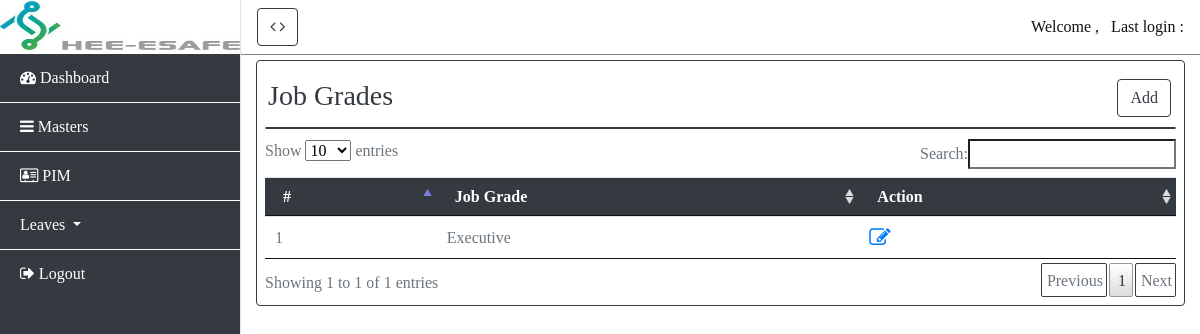
The page /masters/jobgrade/ on the database as committed earlier.
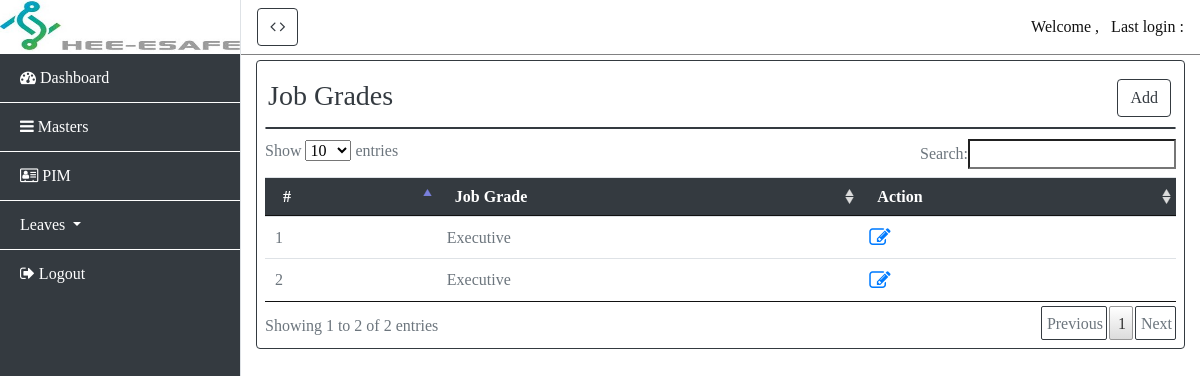
The same page on the database as committed later.
### masters/models.py (models this page shows, shortened)
class Jobgrade(models.Model):
    jobgrade = models.CharField(max_length=50)

### masters/views.py (the view)
# urls.py: path('jobgrade/', views.jobgrade, name = 'jobgrade'),
def jobgrade(request):
    if request.method == 'POST':
        grade = Jobgrade(jobgrade=request.POST['jobgrade'])
        grade.save()
        return redirect('jobgrade')
    else:
        grades = Jobgrade.objects.all().order_by('jobgrade')
    return render(request,'jobgrades.html',{'title':'jobgrades List','grades':grades})

### masters/templates/jobgrades.html (shortened to what this page needs)
{% extends 'login/dashboard.html' %}
{% block content %}
<div class="container-fluid text-right" style="margin:10px;">
    <h3 style="float: left;margin-left: -22px;">Job Grades</h3>
    <button type="button" class="btn btn-primary" data-toggle="modal" data-target="#addjobgrade">
        Add
    </button>
</div>
<div class="card" style="margin: 10px 0px 10px 0px;"></div>
        <table id="example" class="table table-striped" style="width:100%">
        <thead>
            <tr>
                <th>#</th>
                <th>Job Grade</th>
                <th>Action</th>
            </tr>
        </thead>
        <tbody>
            {% for grade in grades %}
            <tr>
                <td>{{ forloop.counter }}</td>
                <td>{{ grade.jobgrade }}</td>
                <td data-toggle="tooltip" title="Click to edit">
                    <a href="#" data-toggle="modal" data-target="#editjobgrade{{ grade.id }}"><i
                            class="fa fa-pencil-square-o fa-lg" aria-hidden="true"></i></a>
                </td>
            </tr>
            {% endfor %}
        </tbody>
    </table>
</div>
{% endblock %}

Rows that differ between the two databases and show on the page:
added Jobgrade: jobgrade "Executive"
Other text that changed with them:
text written by a page script: "Show entries Search: Showing 1 to 1 of 1 entries Previous 1 Next" → "Show entries Search: Showing 1 to 2 of 2 entries Previous 1 Next"
